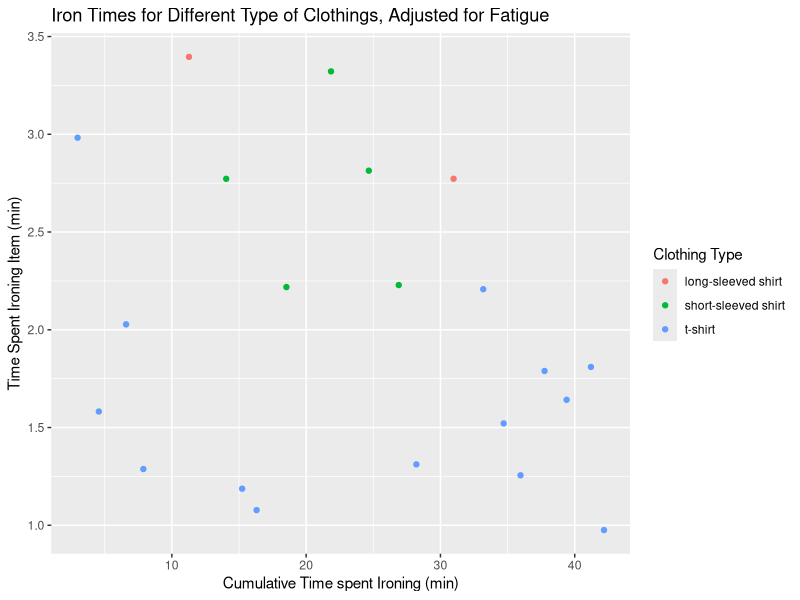
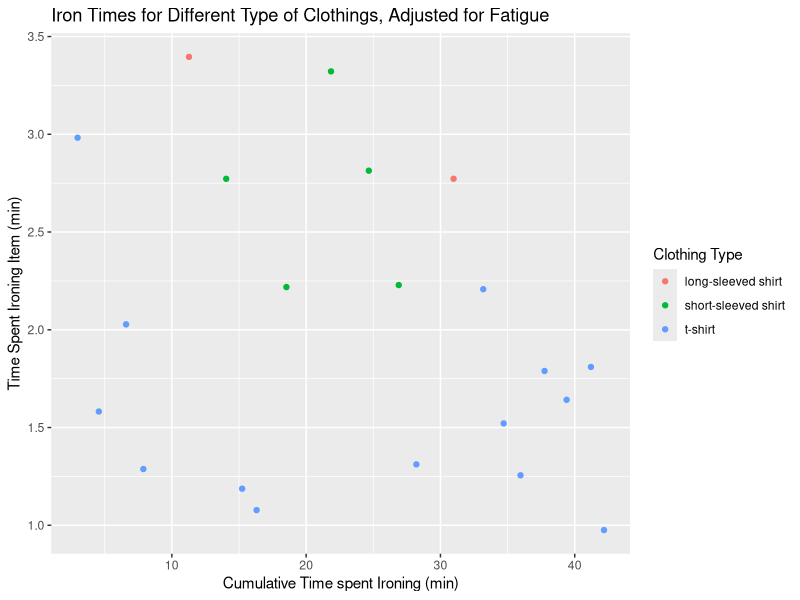

Generate these figures, in order, with R:
library(dplyr)
library(ggplot2)

iron_times = read.csv('iron_times.csv', row.names = 'item') %>%
	mutate(s = min+sec/60,
		   cumulative_s = cumsum(s))
lm1 = lm(s ~ clothing_type + cumulative_s, data=iron_times)
summary(lm1)

p_iron_times = ggplot(iron_times) +
	geom_point(aes(x=cumulative_s,y=s,col=clothing_type)) +
	# geom_smooth(aes(x=cumulative_s,y=s,group=clothing_type), method=lm, formula=y~1) +
	labs(title='Iron Times for Different Type of Clothings, Adjusted for Fatigue',
		 x='Cumulative Time spent Ironing (min)', y='Time Spent Ironing Item (min)',
		 col='Clothing Type')
p_iron_times
ggsave('iron_times.png', plot = p_iron_times, width = 20, height = 10, scale = 1, units = 'cm')
